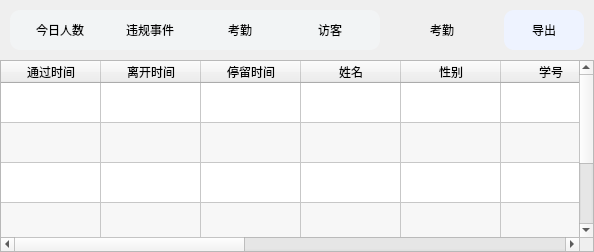
        <widget class="QWidget" name="page_3">
         <layout class="QVBoxLayout" name="verticalLayout_9" stretch="1,8">
          <property name="spacing">
           <number>0</number>
          </property>
          <property name="leftMargin">
           <number>0</number>
          </property>
          <property name="topMargin">
           <number>0</number>
          </property>
          <property name="rightMargin">
           <number>0</number>
          </property>
          <property name="bottomMargin">
           <number>0</number>
          </property>
          <item>
           <widget class="QWidget" name="widget_3" native="true">
            <layout class="QHBoxLayout" name="horizontalLayout_7" stretch="4,4,1">
             <property name="spacing">
              <number>50</number>
             </property>
             <property name="leftMargin">
              <number>10</number>
             </property>
             <property name="topMargin">
              <number>10</number>
             </property>
             <property name="rightMargin">
              <number>10</number>
             </property>
             <property name="bottomMargin">
              <number>10</number>
             </property>
             <item>
              <widget class="QWidget" name="button_widget_3" native="true">
               <property name="styleSheet">
                <string notr="true">background-color: rgb(242, 244, 245);
border-radius: 10px;</string>
               </property>
               <layout class="QHBoxLayout" name="horizontalLayout_8">
                <property name="spacing">
                 <number>10</number>
                </property>
                <property name="leftMargin">
                 <number>10</number>
                </property>
                <property name="topMargin">
                 <number>0</number>
                </property>
                <property name="rightMargin">
                 <number>10</number>
                </property>
                <property name="bottomMargin">
                 <number>0</number>
                </property>
                <item>
                 <widget class="QPushButton" name="today_count_button_3">
                  <property name="sizePolicy">
                   <sizepolicy hsizetype="Minimum" vsizetype="Fixed">
                    <horstretch>0</horstretch>
                    <verstretch>0</verstretch>
                   </sizepolicy>
                  </property>
                  <property name="minimumSize">
                   <size>
                    <width>80</width>
                    <height>40</height>
                   </size>
                  </property>
                  <property name="styleSheet">
                   <string notr="true">QPushButton
{	border-radius: 10px;
	font: 12pt &quot;黑体&quot;; 
    color:black;
}
/*按钮停留态*/
QPushButton:hover
{	border-radius: 10px;
    color:rgb(27 , 39 , 246);
	background-color:rgb(255 , 255 , 255);
}

/*按钮按下态*/
QPushButton:pressed
{ 	border-radius: 10px;
    background-color:rgb(238 , 243 , 255);
    /*左内边距为3像素，让按下时字向右移动3像素*/  
    padding-left:3px;
    /*上内边距为3像素，让按下时字向下移动3像素*/  
    padding-top:3px;
}</string>
                  </property>
                  <property name="text">
                   <string>今日人数</string>
                  </property>
                 </widget>
                </item>
                <item>
                 <widget class="QPushButton" name="breach_event_button_3">
                  <property name="minimumSize">
                   <size>
                    <width>80</width>
                    <height>40</height>
                   </size>
                  </property>
                  <property name="styleSheet">
                   <string notr="true">QPushButton
{	border-radius: 10px;
	font: 12pt &quot;黑体&quot;; 
    color:black;
}
/*按钮停留态*/
QPushButton:hover
{	border-radius: 10px;
    color:rgb(27 , 39 , 246);
	background-color:rgb(255 , 255 , 255);
}

/*按钮按下态*/
QPushButton:pressed
{ 	border-radius: 10px;
    background-color:rgb(238 , 243 , 255);
    /*左内边距为3像素，让按下时字向右移动3像素*/  
    padding-left:3px;
    /*上内边距为3像素，让按下时字向下移动3像素*/  
    padding-top:3px;
}</string>
                  </property>
                  <property name="text">
                   <string>违规事件</string>
                  </property>
                 </widget>
                </item>
                <item>
                 <widget class="QPushButton" name="attendance_button_3">
                  <property name="minimumSize">
                   <size>
                    <width>80</width>
                    <height>40</height>
                   </size>
                  </property>
                  <property name="styleSheet">
                   <string notr="true">QPushButton
{	border-radius: 10px;
	font: 12pt &quot;黑体&quot;; 
    color:black;
}
/*按钮停留态*/
QPushButton:hover
{	border-radius: 10px;
    color:rgb(27 , 39 , 246);
	background-color:rgb(255 , 255 , 255);
}

/*按钮按下态*/
QPushButton:pressed
{ 	border-radius: 10px;
    background-color:rgb(238 , 243 , 255);
    /*左内边距为3像素，让按下时字向右移动3像素*/  
    padding-left:3px;
    /*上内边距为3像素，让按下时字向下移动3像素*/  
    padding-top:3px;
}</string>
                  </property>
                  <property name="text">
                   <string>考勤</string>
                  </property>
                 </widget>
                </item>
                <item>
                 <widget class="QPushButton" name="visitors_button_3">
                  <property name="minimumSize">
                   <size>
                    <width>80</width>
                    <height>40</height>
                   </size>
                  </property>
                  <property name="styleSheet">
                   <string notr="true">QPushButton
{	border-radius: 10px;
	font: 12pt &quot;黑体&quot;; 
    color:black;
}
/*按钮停留态*/
QPushButton:hover
{	border-radius: 10px;
    color:rgb(27 , 39 , 246);
	background-color:rgb(255 , 255 , 255);
}

/*按钮按下态*/
QPushButton:pressed
{ 	border-radius: 10px;
    background-color:rgb(238 , 243 , 255);
    /*左内边距为3像素，让按下时字向右移动3像素*/  
    padding-left:3px;
    /*上内边距为3像素，让按下时字向下移动3像素*/  
    padding-top:3px;
}</string>
                  </property>
                  <property name="text">
                   <string>访客</string>
                  </property>
                 </widget>
                </item>
               </layout>
              </widget>
             </item>
             <item>
              <widget class="QLabel" name="attendance_label">
               <property name="styleSheet">
                <string notr="true">font: 12pt &quot;黑体&quot;;</string>
               </property>
               <property name="text">
                <string>考勤</string>
               </property>
              </widget>
             </item>
             <item>
              <widget class="QPushButton" name="export_button_3">
               <property name="minimumSize">
                <size>
                 <width>80</width>
                 <height>40</height>
                </size>
               </property>
               <property name="styleSheet">
                <string notr="true">QPushButton
{	border-radius: 10px;
	font: 12pt &quot;黑体&quot;; 
    color:black;
	background-color: rgb(238 , 243 , 255);
}
/*按钮停留态*/
QPushButton:hover
{	border-radius: 10px;
    color:rgb(27 , 39 , 246);
	background-color:rgb(238 , 243 , 255);
}

/*按钮按下态*/
QPushButton:pressed
{ 	border-radius: 10px;
    background-color:rgb(238 , 243 , 255);
    /*左内边距为3像素，让按下时字向右移动3像素*/  
    padding-left:3px;
    /*上内边距为3像素，让按下时字向下移动3像素*/  
    padding-top:3px;
}</string>
               </property>
               <property name="text">
                <string>导出</string>
               </property>
              </widget>
             </item>
            </layout>
           </widget>
          </item>
          <item>
           <widget class="QTableWidget" name="tableWidget_3">
            <property name="styleSheet">
             <string notr="true">font: 10pt &quot;黑体&quot;;
QTableWidget {
alternate-background-color: rgb(226, 226, 226);
}
</string>
            </property>
            <property name="alternatingRowColors">
             <bool>true</bool>
            </property>
            <property name="selectionMode">
             <enum>QAbstractItemView::NoSelection</enum>
            </property>
            <attribute name="horizontalHeaderMinimumSectionSize">
             <number>31</number>
            </attribute>
            <attribute name="verticalHeaderVisible">
             <bool>false</bool>
            </attribute>
            <attribute name="verticalHeaderDefaultSectionSize">
             <number>40</number>
            </attribute>
            <row>
             <property name="text">
              <string>新建行</string>
             </property>
            </row>
            <row>
             <property name="text">
              <string>新建行</string>
             </property>
            </row>
            <row>
             <property name="text">
              <string>新建行</string>
             </property>
            </row>
            <row>
             <property name="text">
              <string>新建行</string>
             </property>
            </row>
            <row>
             <property name="text">
              <string>新建行</string>
             </property>
            </row>
            <column>
             <property name="text">
              <string>通过时间</string>
             </property>
            </column>
            <column>
             <property name="text">
              <string>离开时间</string>
             </property>
            </column>
            <column>
             <property name="text">
              <string>停留时间</string>
             </property>
            </column>
            <column>
             <property name="text">
              <string>姓名</string>
             </property>
            </column>
            <column>
             <property name="text">
              <string>性别</string>
             </property>
            </column>
            <column>
             <property name="text">
              <string>学号</string>
             </property>
            </column>
            <column>
             <property name="text">
              <string>类型</string>
             </property>
            </column>
            <column>
             <property name="text">
              <string>邮箱</string>
             </property>
            </column>
            <column>
             <property name="text">
              <string>团队</string>
             </property>
            </column>
            <column>
             <property name="text">
              <string>手机号码</string>
             </property>
            </column>
            <column>
             <property name="text">
              <string>学院</string>
             </property>
            </column>
            <column>
             <property name="text">
              <string>年级</string>
             </property>
            </column>
           </widget>
          </item>
         </layout>
        </widget>
